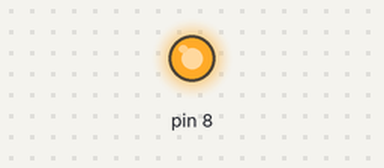
Bench run of a sketch on a simulated Arduino Uno, built with avr-gcc and run on an emulated ATmega328P. On the bench: output pins drawn as LEDs (lit = HIGH).

Above: at 0.1 s.
Timing chart, 0 to 1.6 s (numbered marks = the images above):
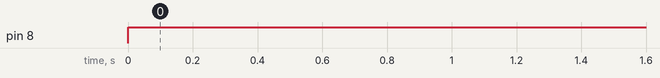

Measured:
- by itself, pin 8: LOW → HIGH at 0.00 s

The sketch:

led.ino
```cpp
void setup() // 1.
{

  pinMode(8, OUTPUT);
// 2. 8번 핀을 출력으로 설정합니다.
}

void loop() // 3.
{
  digitalWrite(8, HIGH); // 4. HIGH: 전압이 5V(아두이노 보드 전압)로 설정됩니다.
  delay(1000); // 5. 1000ms동안 대기합니다. 1000ms=1초
  //digitalWrite(8, LOW); // 6. LOW: 전압이 0V로 설정됩니다.
  delay(1000); }
```
